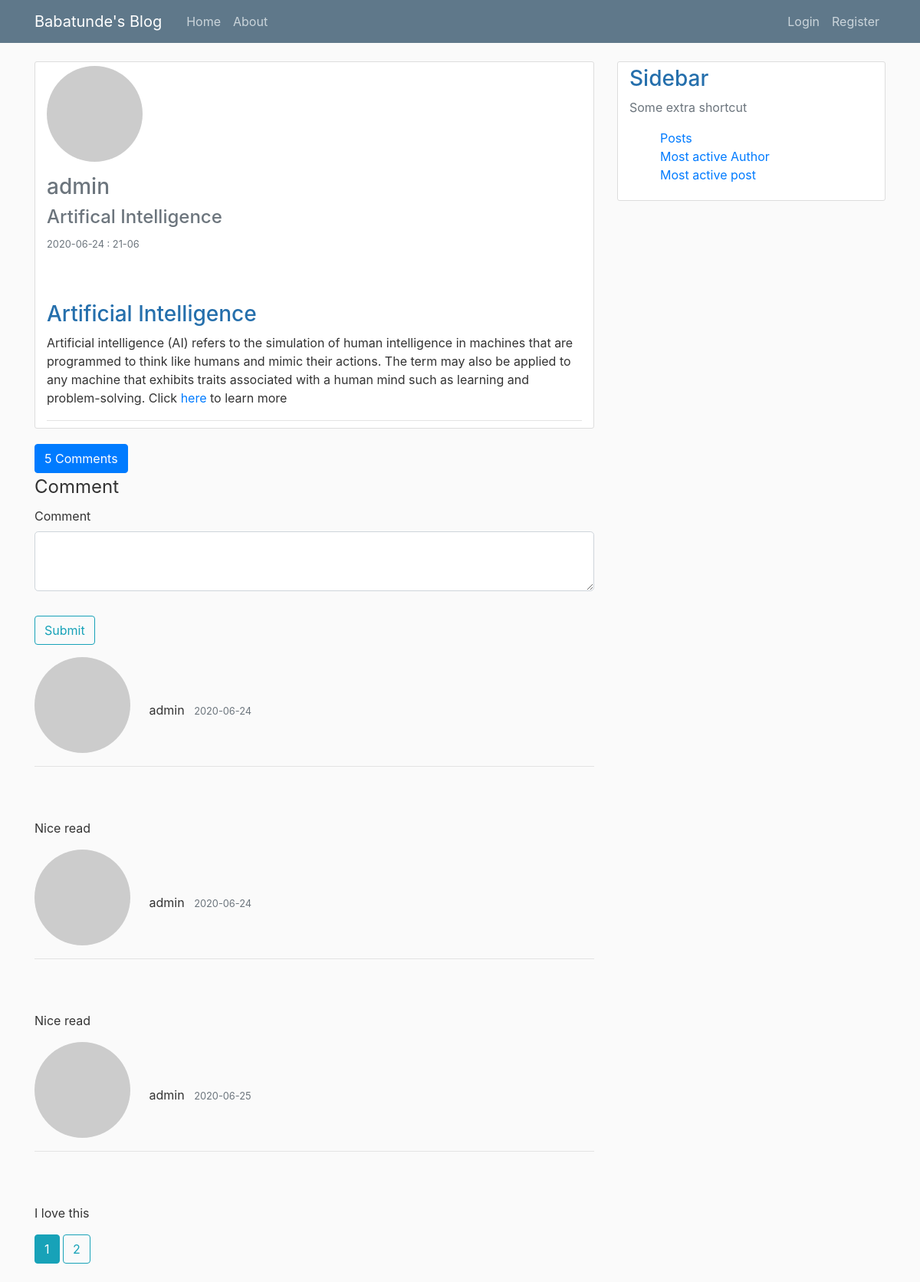
The app's page /post/view/3 with its own data.
### coreyblog/models.py (models this page shows, shortened)
class User(db.Model, UserMixin):
    id = db.Column(db.Integer, primary_key=True)
    username=db.Column(db.String(20), unique=True, nullable=False)
    email = db.Column(db.String(120), unique=True ,nullable=False)
    password=db.Column(db.String(60), nullable=False)
    image_file=db.Column(db.String(20), nullable=False, default='default.jpg')
    posts = db.relationship('Post', backref='author', lazy=True)
    comments = db.relationship('Comment', backref='author', lazy='dynamic')
    def gravatar(self, size=100, default='identicon', rating='g'):
        if request.is_secure:
            url = 'https://secure.gravatar.com/avatar'
        else:
            url = 'http://www.gravatar.com/avatar'
        hash_ = hashlib.md5(self.email.encode('utf-8')).hexdigest()
        return '{url}/{hash_}?s={size}&d={default}&r={rating}'.format(
                                                            url=url,
                                                            hash_=hash_,
                                                            size=size,
                                                            default=default,
                                                            rating=rating)

class Post(db.Model):
    id = db.Column(db.Integer, primary_key=True)
    title=db.Column(db.String(100), nullable=False)
    date_posted=db.Column(db.DateTime, nullable=False, default=datetime.utcnow)
    content=db.Column(db.Text, nullable=False)
    user_id = db.Column(db.Integer, db.ForeignKey('user.id'), nullable=False)
    body_html = db.Column(db.Text)
    comments = db.relationship('Comment', backref='post', lazy=True)

class Comment(db.Model):
    id = db.Column(db.Integer, primary_key=True)
    date_posted=db.Column(db.DateTime, nullable=False, default=datetime.utcnow)
    content=db.Column(db.Text, nullable=False)
    user_id = db.Column(db.Integer, db.ForeignKey('user.id'), nullable=False)
    post_id=db.Column(db.Integer, db.ForeignKey('post.id'), nullable=False)
    body_html = db.Column(db.Text)

### coreyblog/routes.py (the view, shortened to what this page needs)
@app.route('/post/view/<int:id>', methods=['GET', 'POST'])
def viewblog(id):
    blog=Post.query.get_or_404(id)
    form=CommentForm()
    page = request.args.get('page', 1, type=int)
    per_page=3
    if page == -1:
        page = (blog.comments.count() - 1) / per_page+ 1
    blog_comments=Comment.query.filter_by(post=blog)
    pagination = blog_comments.paginate(
                                        page, per_page=per_page,
                                        error_out=False)
    count=blog_comments.count()
    comments = pagination.items
    return render_template('viewblog.html',
                            blog=blog,
                            count=count,
                            form=form,
                            pagination=pagination,
                            comments=comments)

### coreyblog/forms.py
class CommentForm(FlaskForm):
    body = PageDownField('Comment', validators=[DataRequired()])
    submit = SubmitField('Submit')

### coreyblog/templates/viewblog.html (shortened to what this page needs)
{% extends "layout.html" %}
    {% block content %}
        <article class="media content-section">
            <div class="media-body">
                <div class="article-metadata">
                    {% if blog.author.image_file == 'default.jpg' %}
                        <img class="rounded-circle account-img" src="{{ blog.author.gravatar() }}" alt="blogger's profile pics" sizes="150" srcset="">
                    {% else %}
                        <img class="rounded-circle account-img" src="{{ url_for('static', filename='img/'+blog.author.image_file) }}" alt="" sizes="150" srcset="">
                    {% endif %}
                    {% if blog.author != current_user %}
                        <div>
                            <h3 class="text-muted">{{ blog.author.username }}</h3>
                            <h4 class="text-muted">{{ blog.title }}</h4>
                            <small class="text-muted">{{ blog.date_posted.strftime('%Y-%m-%d : %H-%m') }}</small>
                        </div>
                        <p class="article-content">
                            {% if blog.body_html %}
                                {{ blog.body_html | safe }}
                            {% else %}
                                {{ blog.content }}
                            {% endif %}
                        </p>
                    {% endif %}
                </div>
            </div>
        </article>
        <a href="{{ url_for('viewblog', id=blog.id) }}#comments">
            <span class="btn btn-primary" id="comment">
                {{ count }}
                {% if count > 1 %}
                    Comments
                {% else %}
                    Comment
                {% endif %}
            </span>
        </a>
        <form action="" method="post" action="" enctype="multipart/form-data">
            <fieldset class="form-group">
                <legend>Comment</legend>
                <div class="form-group">
                    {{ form.body.label(class='form-control-label') }}
                    {% if form.body.errors %}
                        {{ form.body(class='form-control-lg is-invalid form-control') }}
                            <div class="invalid-feedback">
                                {% for error in form.body.errors %}
                                    <span>{{ error }}</span>
                                {% endfor %}
                            </div>
                    {% else %}
                        {{ form.body(class='form-control-lg form-control') }}
                    {% endif %}
                </div>
            </fieldset>
            <div class="form-group">
                {{ form.submit(class='btn btn-outline-info') }}
            </div>
        </form>
           {% for comment in comments %}
                <div class="media-body comment">
                    <div class="article-metadata">
                        {% if comment.author.image_file == 'default.jpg' %}
                            <img class="rounded-circle account-img" src="{{ comment.author.gravatar() }}" alt="Profile pics" sizes="150" srcset="">
                        {% else %}
                            <img class="rounded-circle account-img" src="{{ url_for('static', filename='img/'+current_user.image_file) }}" alt="" sizes="150" srcset="">
                        {% endif %}
                        <span class="mr-2">{{ comment.author.username }}</span>
                        <small class="text-muted">{{ comment.date_posted.strftime('%Y-%m-%d') }}</small>
                    </div>
                    <p class="article-content">
                        {% if comment.body_html %}
                            {{ comment.body_html | safe }}
                        {% else %}
                            {{ comment.content }}
                        {% endif %}
                    </p>
                </div>
        {% endfor %}
        {% for page_num in pagination.iter_pages(left_edge=1, right_edge=1, left_current=1, right_current=2) %}
            {% if page_num %}
                {% if pagination.page == page_num %}
                    <a class="btn btn-info mb-4" href="{{ url_for('viewblog', page=page_num, id=blog.id) }}">{{ page_num }}</a>
                {% else %}
                    <a class="btn btn-outline-info mb-4" href="{{ url_for('viewblog', page=page_num, id=blog.id) }}">{{ page_num }}</a>
                {% endif %}
            {% else %}
                ...
            {% endif %}
        {% endfor %}
    {% endblock %}

### coreyblog/static/main.css (style rules this page uses)
body { background: #fafafa; color: #333333; margin-top: 5rem; }
h1, h2, h3, h4, h5, h6 { color: #256fac; }
.content-section { background: #ffffff; padding: 5px 15px; border: 1px solid #dddddd; border-radius: 3px; margin-bottom: 20px; }
.article-content { white-space: pre-line; }
.article-metadata { padding-bottom: 1px; margin-bottom: 4px; border-bottom: 1px solid #e3e3e3 }
.account-img { height: 125px; width: 125px; margin-right: 20px; margin-bottom: 16px; }

### records on screen
User: author.username "admin"
Post: title "Artifical Intelligence", date_posted "2020-06-24 : 21-06", body_html "Artificial Intelligence Artificial intelligence (AI) refers to the simulation of human intelligence in machines that are programmed to think like humans and mimic their actions. The term may also be applied to any machine that exhibits traits associated with a human mind such as learning and problem-solving. Click here to learn more"
Comment: author.username "admin", date_posted "2020-06-24", body_html "Nice read"
Comment: author.username "admin", date_posted "2020-06-24", body_html "Nice read"
Comment: author.username "admin", date_posted "2020-06-25", body_html "I love this"

### other values on screen
{{ count }} "5"
{{ page_num }} "1"
{{ page_num }} "2"
